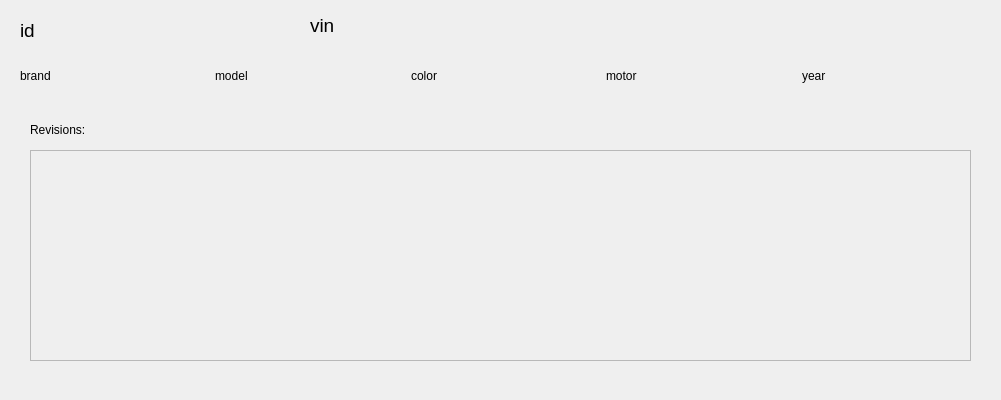
<?xml version="1.0" encoding="UTF-8"?>
<ui version="4.0">
 <class>carTab</class>
 <widget class="QWidget" name="carTab">
  <property name="geometry">
   <rect>
    <x>0</x>
    <y>0</y>
    <width>1001</width>
    <height>400</height>
   </rect>
  </property>
  <property name="windowTitle">
   <string>Form</string>
  </property>
  <widget class="QLabel" name="VIN">
   <property name="geometry">
    <rect>
     <x>310</x>
     <y>10</y>
     <width>671</width>
     <height>31</height>
    </rect>
   </property>
   <property name="font">
    <font>
     <pointsize>14</pointsize>
    </font>
   </property>
   <property name="text">
    <string>vin</string>
   </property>
  </widget>
  <widget class="QLabel" name="id">
   <property name="geometry">
    <rect>
     <x>20</x>
     <y>20</y>
     <width>201</width>
     <height>21</height>
    </rect>
   </property>
   <property name="font">
    <font>
     <pointsize>14</pointsize>
    </font>
   </property>
   <property name="text">
    <string>id</string>
   </property>
  </widget>
  <widget class="QScrollArea" name="scrollArea">
   <property name="geometry">
    <rect>
     <x>30</x>
     <y>150</y>
     <width>941</width>
     <height>211</height>
    </rect>
   </property>
   <property name="widgetResizable">
    <bool>true</bool>
   </property>
   <widget class="QWidget" name="revisions">
    <property name="geometry">
     <rect>
      <x>0</x>
      <y>0</y>
      <width>939</width>
      <height>209</height>
     </rect>
    </property>
   </widget>
  </widget>
  <widget class="QLabel" name="label">
   <property name="geometry">
    <rect>
     <x>30</x>
     <y>120</y>
     <width>101</width>
     <height>20</height>
    </rect>
   </property>
   <property name="text">
    <string>Revisions:</string>
   </property>
  </widget>
  <widget class="QWidget" name="">
   <property name="geometry">
    <rect>
     <x>20</x>
     <y>60</y>
     <width>971</width>
     <height>31</height>
    </rect>
   </property>
   <layout class="QHBoxLayout" name="horizontalLayout">
    <item>
     <widget class="QLabel" name="brand">
      <property name="text">
       <string>brand</string>
      </property>
     </widget>
    </item>
    <item>
     <widget class="QLabel" name="model">
      <property name="text">
       <string>model</string>
      </property>
     </widget>
    </item>
    <item>
     <widget class="QLabel" name="color">
      <property name="text">
       <string>color</string>
      </property>
     </widget>
    </item>
    <item>
     <widget class="QLabel" name="motor">
      <property name="text">
       <string>motor</string>
      </property>
     </widget>
    </item>
    <item>
     <widget class="QLabel" name="year">
      <property name="text">
       <string>year</string>
      </property>
     </widget>
    </item>
   </layout>
  </widget>
 </widget>
 <resources/>
 <connections/>
</ui>
